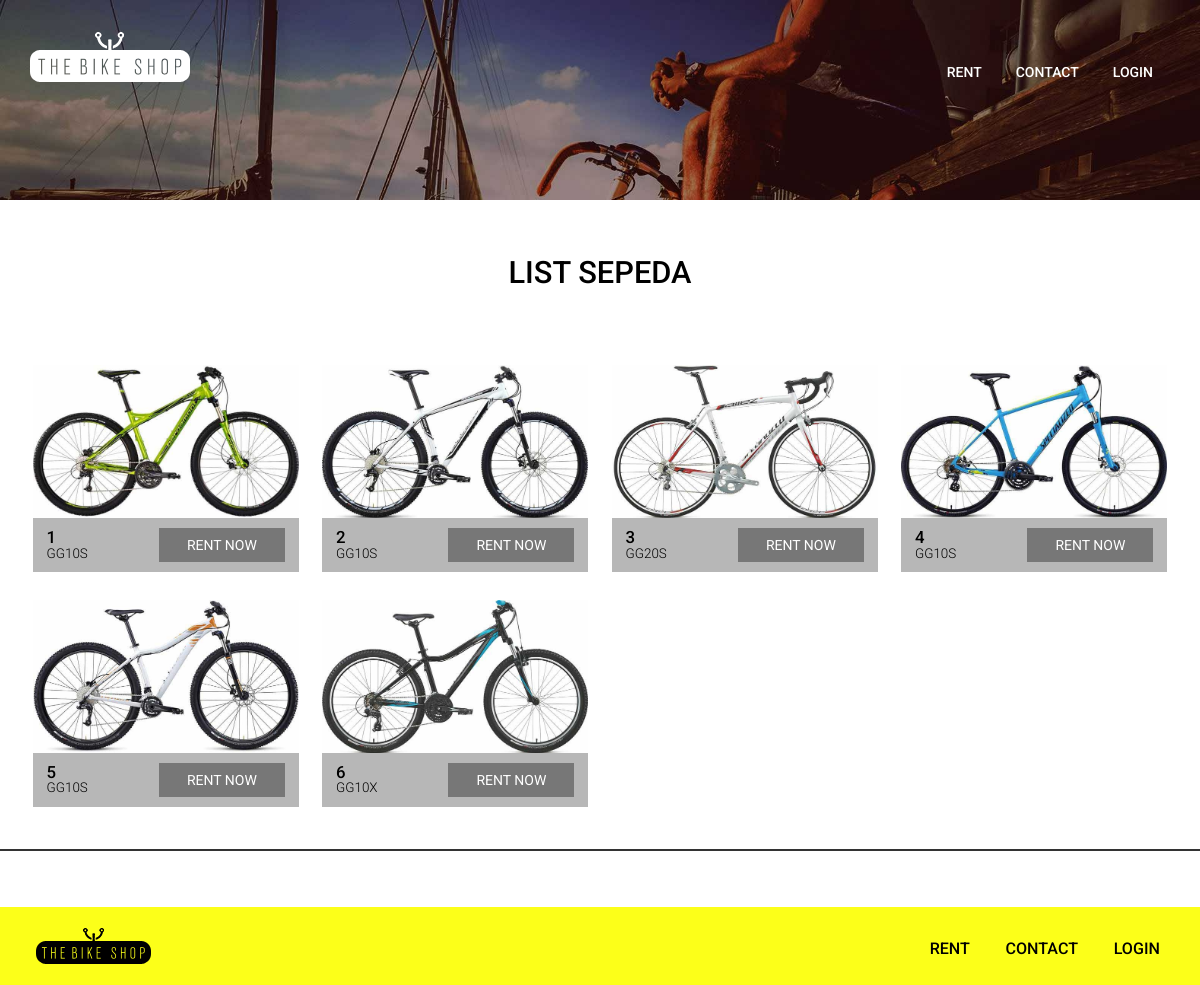
Screenshot of /CI/index.php/guiservlet/show_sepeda with the database file from the repository.
### tables this page shows
CREATE TABLE `sepeda` (
  `id_sepeda` int(11) NOT NULL,
  `tipe_sepeda` varchar(40) NOT NULL,
  `warna_sepeda` varchar(20) NOT NULL,
  `harga_sewa` int(11) NOT NULL,
  `gambar_sepeda` text NOT NULL,
  `status_sepeda` varchar(2) NOT NULL
);

### CI/application/controllers/guiservlet.php (called while the page is built, shortened)
<?php
class GuiServlet extends CI_Controller {
	function __construct() {
		$this -> load -> model('gui_model');
		$this -> load -> helper('url');
	}
	function show_sepeda() {
		$data['sepeda'] = $this -> gui_model -> sepeda_data() -> result();
		$this -> load -> view('rent', $data);
	}
}

### CI/index.php (called while the page is built, shortened)
<?php
require_once BASEPATH.'core/CodeIgniter.php';

### CI/application/models/gui_model.php (called while the page is built, shortened)
<?php
class Gui_Model extends CI_Model {
	function sepeda_data() {
		return $this -> db -> get('sepeda');
	}
}

### CI/application/views/rent.php (the view, shortened to what this page needs)
<!DOCTYPE html>
<html>
<head>
<link href="<?php echo base_url('assets/css/bootstrap.css') ?>" rel='stylesheet' type='text/css' />
<link href="<?php echo base_url('assets/css/form.css') ?>" rel="stylesheet" type="text/css" media="all" />
<link href="<?php echo base_url('assets/css/style.css') ?>" rel="stylesheet" type="text/css" media="all" />
<link href="<?php echo base_url('assets/css/nav.css') ?>" rel="stylesheet" type="text/css" media="all"/>
</head>
<body>
<div class="banner-bg banner-sec">
	  <div class="container">
			 <div class="header">
			       <div class="logo">
						 <a href="<?php echo site_url('index.php/guiservlet/index'); ?>"><img src="<?php echo base_url('assets/images/logo.png'); ?>" alt=""/></a>
				   </div>
				  <div class="top-nav">
					   <ul class="nav">
						 <li class="dropdown1"><a href="<?php echo site_url('index.php/guiservlet/show_sepeda'); ?>">RENT</a>
						 </li>
						 <li class="dropdown1"><a href="<?php echo site_url('index.php/guiservlet/show_contacts'); ?>">CONTACT</a>
						 </li>
						 <li class="dropdown1"><a href="<?php echo site_url('index.php/login/index'); ?>">LOGIN</a>
						 </li>
					  </ul>
				 </div>
				 <div class="clearfix"></div>
			 </div>
	  </div>
</div>
<div class="bikes">
	 <div class="mountain-sec">
		 <h2>LIST SEPEDA</h2>
		 <?php foreach ($sepeda as $spd ): ?>
		 <a href="mountain.html"><div class="bike">
			 <img src="<?php
				$gambar_sepeda = ['src'=>'assets/img/'.$spd->gambar_sepeda];
				echo base_url($gambar_sepeda);
				?>" alt=""/>
		     <div class="bike-cost">
					 <div class="bike-mdl">
						 <h4><?php echo $spd->id_sepeda; ?>
						 <span><?php echo $spd->tipe_sepeda; ?></span></h4>
					 </div>
						 <div class="bike-cart">
						 <a class="buy" href="<?php echo site_url('index.php/guiservlet/show_rentnow/'.$spd->id_sepeda); ?>">RENT NOW</a>
					 </div>
				 </div>
			 </div></a>
			 <?php endforeach; ?>
			 <div class="clearfix"></div>
	  </div>
	 </div>
<div class="footer">
	 <div class="container wrap">
		<div class="logo2">
			 <a href="<?php echo site_url('index.php/guiservlet/index'); ?>"><img src="<?php echo base_url('assets/images/logo2.png'); ?>" alt=""/></a>
		</div>
		<div class="ftr-menu">
			 <ul>
				 <li><a href="<?php echo site_url('index.php/guiservlet/show_sepeda'); ?>">RENT</a></li>
				 <li><a href="<?php echo site_url('index.php/guiservlet/show_contacts'); ?>">CONTACT</a></li>
				 <li><a href="<?php echo site_url('index.php/login/index'); ?>">LOGIN</a></li>
			 </ul>
		</div>
		<div class="clearfix"></div>
	 </div>
</div>
</body>
</html>

### CI/assets/css/style.css (style rules this page uses)
body { margin:0; padding:0; background:#fff; font-family: 'Roboto', sans-serif; }
body a { transition:0.5s all; -webkit-transition:0.5s all; -moz-transition:0.5s all; -o-transition:0.5s all; -ms-transition:0.5s all; }
h1,h2,h3,h4,h5,h6 { margin:0; }
ul { margin:0; padding:0; }
.banner-bg { position:relative; }
.header { margin-top:2.3em; }
.logo { float:left; }
.logo a { display: inline-block; }
.top-nav { float:right; margin-top: 0px; }
.bikes { padding:6em 0 2em 0; }
.footer { background:#fcff19; padding:1.5em; }
.logo2 { float:left; }
.ftr-menu { float:right; }
.ftr-menu ul li { display:inline-block; margin-top:10px; }
.ftr-menu ul li a { display:block; text-decoration:none; font-size:1.15em; font-weight:500; color:#000; padding:0 1em; }
.banner-sec { background:url(../images/bg.jpg) no-repeat; background-size:cover; min-height:200px; }
.bikes { padding:4em 0; }
.mountain-sec,.singlespeed-sec { border-bottom:2px solid; padding:0 1.5em 2em 1.5em; }
.bike { float:left; width:23%; position:relative; margin:0 1%; padding:1em 0; transition:0.5s all; -webkit-transition:0.5s all; -moz-transition:0.5s all; -o-transition:0.5s all; -ms-transition:0.5s all; }
.bike img { width:100%; }
.bikes h2 { color:#000; font-size:2.5em; font-weight:500; margin-bottom:2em; text-align:center; }
.bike-cost { background:#b7b7b7; padding:10px 1em; }
.bike-mdl { float:left; width:40%; }
.bike-mdl h4 { color:#000; font-size:1.2em; font-weight:500; }
.bike-mdl h4 span { display:block; font-weight:300; font-size:0.8em; }
.bike-cart { float:left; width:60%; text-align:right; }
.bike-cart a.buy { background:#777; color:#fff; font-size:1em; padding:0.5em 2em; text-transform:uppercase; text-decoration:none; display:inline-block; text-align: center; }
@media (max-width: 1366px) { .top-nav { margin-top: 0; } }
@media (max-width: 1280px) { .bikes h2 { font-size: 2.2em; } }

### CI/assets/css/nav.css (style rules this page uses)
.nav { position: relative; margin: 0px 0 0 0; }
ul.nav { padding:0; list-style:none; }
li.dropdown1 { border-top-left-radius: 13px; border-top-right-radius: 13px; }
.nav > li { display: inline-block; float: left; background: none; }
.nav > li > a { padding: 0.5em 1em 1em 1em; display: block; color: #fff; margin: 0; font-size: 15px; font-weight:500; text-transform: uppercase; border: none; letter-spacing: 1px; border-style: solid; border-color: rgba(255, 255, 255, 0); background: none; border-top-left-radius: 13px; border-top-right-radius: 13px; }
.nav > li:nth-child(1) > a,.nav > li:nth-child(5) > a,.nav > li:nth-child(6) > a, .nav > li:nth-child(7) > a { background:none; }
.nav > li > ul li ul, .nav li >ul li, .nav > li > .fulldrop, .nav > li > .coldrop, .nav > li > ul, .nav > li { transition: all 0.3s ease-in-out; -moz-transition: all 0.3s ease-in-out; -webkit-transition: all 0.3s ease-in-out; -o-transition: all 0.3s ease-in-outs; }
@media (max-width: 1280px) { .nav > li > a { font-size: 1em; letter-spacing: 0; } }

### rows the page displays
sepeda: gambar_sepeda (picture), id_sepeda "1", tipe_sepeda "GG10S"
sepeda: gambar_sepeda (picture), id_sepeda "2", tipe_sepeda "GG10S"
sepeda: gambar_sepeda (picture), id_sepeda "3", tipe_sepeda "GG20S"
sepeda: gambar_sepeda (picture), id_sepeda "4", tipe_sepeda "GG10S"
sepeda: gambar_sepeda (picture), id_sepeda "5", tipe_sepeda "GG10S"
sepeda: gambar_sepeda (picture), id_sepeda "6", tipe_sepeda "GG10X"
